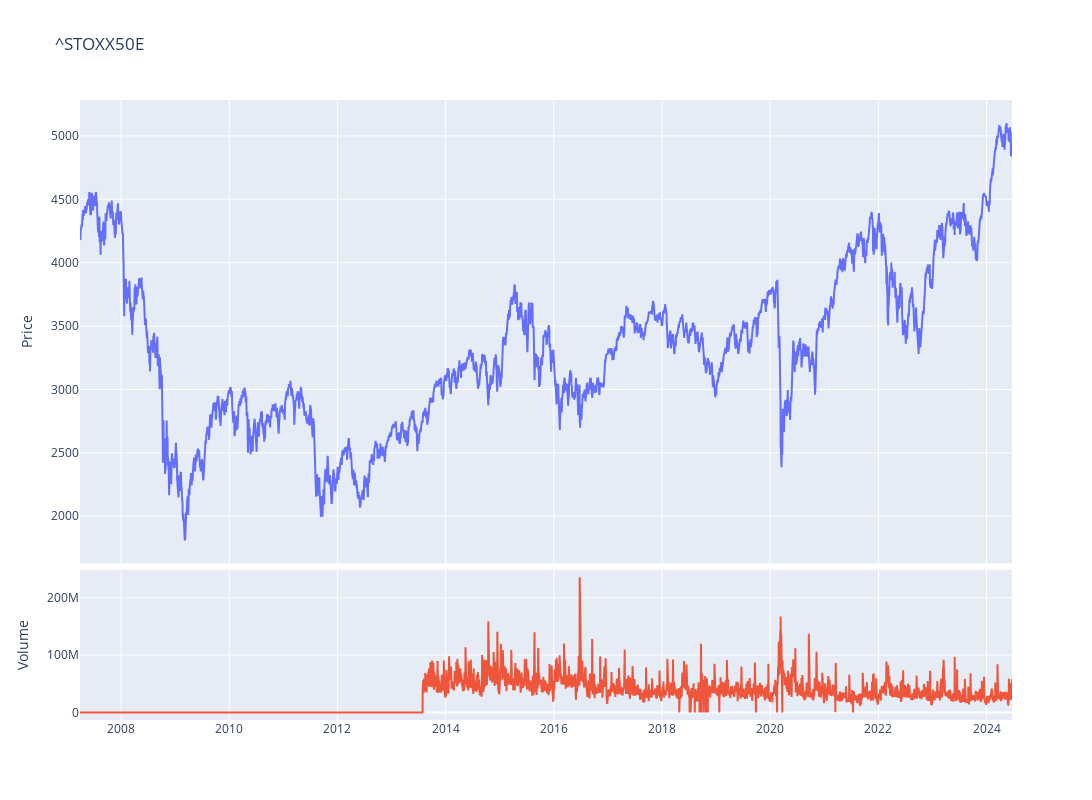

Here is the notebook cell this chart was saved with:
### Code cell
fig = make_subplots(rows=4, cols=1,shared_xaxes=True,vertical_spacing=0.01,specs=[[{'rowspan':3,'colspan':1}],[None],[None],[{'rowspan':1,'colspan':1}]])

# Graph (1,1)
fig.add_trace(go.Scatter(x=stock_ticker.index,y=stock_ticker['Adj Close'],mode="lines",name=f"{ticker}"),row=1, col=1)
# Update xaxis properties
fig.update_yaxes(title_text="Price", row=1, col=1)

# Graph (4,1)
fig.add_trace(go.Scatter(x=stock_ticker.index,y=stock_ticker['Volume'],mode="lines",name='Volume'),row=4, col=1)
fig.update_yaxes(title_text="Volume", row=4, col=1)

fig.update_layout(height=800, width=1300,showlegend=False,title=f"{ticker}")

fig.show()

### Figure 1 — Plotly figure (JSON) as saved in the notebook; plotly's stock layout.template omitted (floating-point values rounded to 4 significant figures; data arrays with more than 128 entries replaced by an {"elided": "..."} marker saying what was removed)
{"data": [{"mode": "lines", "name": "^STOXX50E", "type": "scatter", "x": {"elided": "4320 str values"}, "xaxis": "x", "y": {"elided": "4320 float values"}, "yaxis": "y"}, {"mode": "lines", "name": "Volume", "type": "scatter", "x": {"elided": "4320 str values"}, "xaxis": "x2", "y": {"elided": "4320 int values"}, "yaxis": "y2"}], "layout": {"height": 800, "showlegend": false, "title": {"text": "^STOXX50E"}, "width": 1300, "xaxis": {"anchor": "y", "domain": [0, 1], "matches": "x2", "showticklabels": false}, "xaxis2": {"anchor": "y2", "domain": [0, 1]}, "yaxis": {"anchor": "x", "domain": [0.2525, 1], "title": {"text": "Price"}}, "yaxis2": {"anchor": "x2", "domain": [0, 0.2425], "title": {"text": "Volume"}}}}
